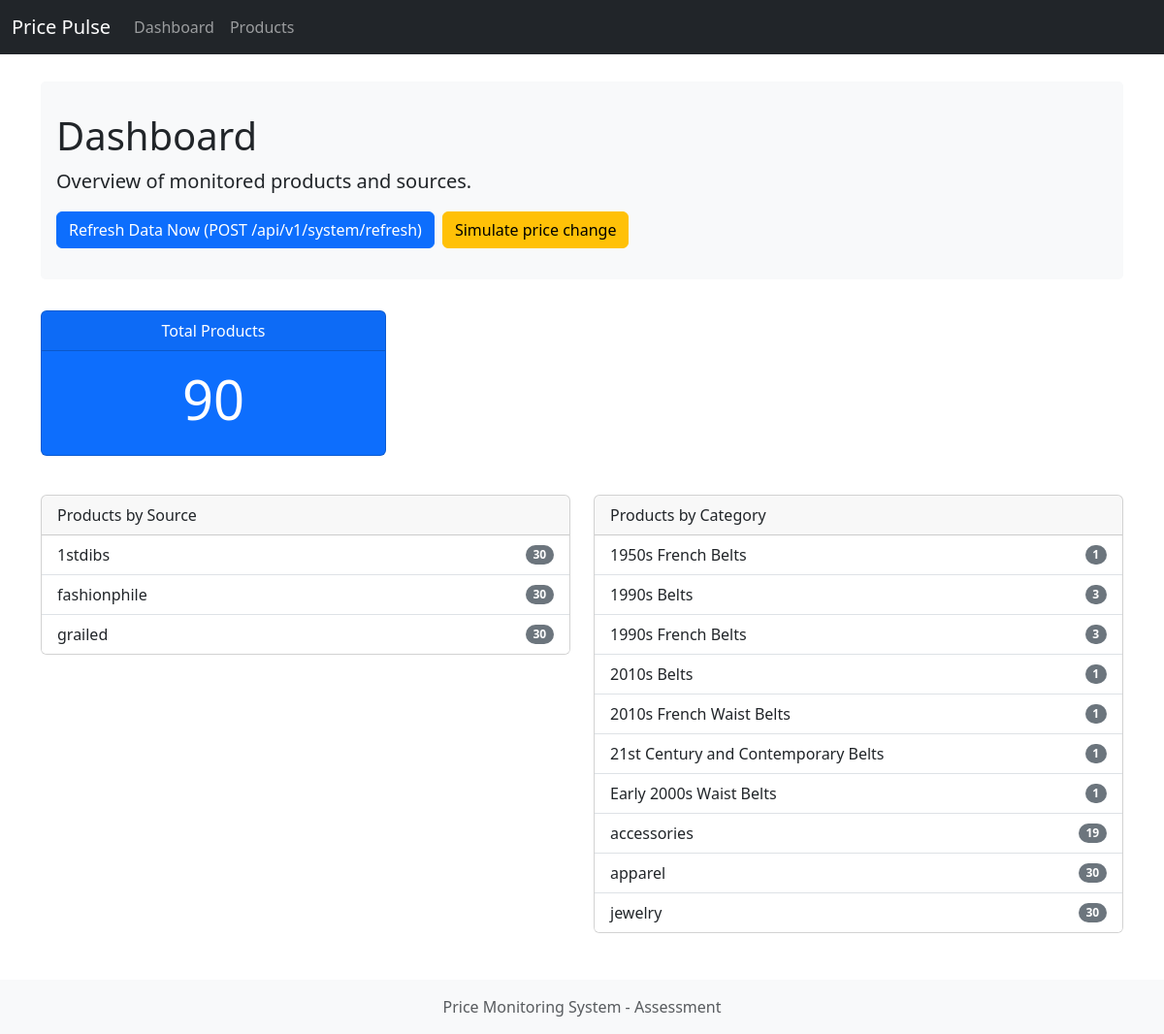
The page / on the database its author committed.
### models/product.py (models this page shows)
class Product(Base):
    __tablename__ = "products"
    id: Mapped[int] = mapped_column(primary_key=True, index=True)
    external_id: Mapped[str] = mapped_column(String, index=True)
    source: Mapped[str] = mapped_column(String, index=True, doc="e.g. 1stdibs, fashionphile")
    brand: Mapped[str] = mapped_column(String, index=True, nullable=True)
    title: Mapped[str] = mapped_column(String)  # renamed from 'model'
    category: Mapped[str | None] = mapped_column(String, nullable=True)
    condition: Mapped[str | None] = mapped_column(String, nullable=True)
    price: Mapped[float] = mapped_column(Float)
    currency: Mapped[str] = mapped_column(String, default="USD")
    url: Mapped[str] = mapped_column(String)  # renamed from 'product_url'
    image_url: Mapped[str | None] = mapped_column(String, nullable=True)
    is_sold: Mapped[bool] = mapped_column(Boolean, default=False)
    created_at: Mapped[datetime] = mapped_column(DateTime, default=lambda: datetime.now(timezone.utc))
    updated_at: Mapped[datetime] = mapped_column(DateTime, default=lambda: datetime.now(timezone.utc), onupdate=lambda: datetime.now(timezone.utc))
    last_seen_at: Mapped[datetime] = mapped_column(DateTime, default=lambda: datetime.now(timezone.utc))
    __table_args__ = (
        UniqueConstraint('external_id', 'source', name='uix_external_id_source'),
    )

### webapp/routes.py (the view)
@router.get("/")
async def dashboard_page(request: Request, db: AsyncSession = Depends(get_db)):
    source_stats_query = select(Product.source, func.count(Product.id)).group_by(Product.source)
    res_source = await db.execute(source_stats_query)
    by_source = {row[0]: row[1] for row in res_source.all()}
    cat_stats_query = select(Product.category, func.count(Product.id)).group_by(Product.category)
    res_cat = await db.execute(cat_stats_query)
    by_category = {row[0]: row[1] for row in res_cat.all()}
    total_products = sum(by_source.values())
    return templates.TemplateResponse(request=request, name="dashboard.html", context={
        "request": request,
        "total_products": total_products,
        "by_source": by_source,
        "by_category": by_category
    })

### templates/dashboard.html (shortened to what this page needs)
{% extends "base.html" %}
{% block content %}
<div class="hero">
    <h1>Dashboard</h1>
    <p class="lead">Overview of monitored products and sources.</p>
    <div class="d-flex gap-2">
        <button id="refreshBtn" class="btn btn-primary">Refresh Data Now (POST /api/v1/system/refresh)</button>
        <button id="simulateBtn" class="btn btn-warning">Simulate price change</button>
    </div>
</div>
<div class="row text-center mb-4">
    <div class="col-md-4">
        <div class="card text-white bg-primary mb-3">
            <div class="card-header">Total Products</div>
            <div class="card-body">
                <h5 class="card-title display-4">{{ total_products }}</h5>
            </div>
        </div>
    </div>
</div>
<div class="row">
    <div class="col-md-6">
        <div class="card">
            <div class="card-header">
                Products by Source
            </div>
            <ul class="list-group list-group-flush">
                {% for source, count in by_source.items() %}
                <li class="list-group-item d-flex justify-content-between align-items-center">
                    {{ source }}
                    <span class="badge bg-secondary rounded-pill">{{ count }}</span>
                </li>
                {% endfor %}
            </ul>
        </div>
    </div>
    <div class="col-md-6">
        <div class="card">
            <div class="card-header">
                Products by Category
            </div>
            <ul class="list-group list-group-flush">
                {% for category, count in by_category.items() %}
                <li class="list-group-item d-flex justify-content-between align-items-center">
                    {{ category }}
                    <span class="badge bg-secondary rounded-pill">{{ count }}</span>
                </li>
                {% endfor %}
            </ul>
        </div>
    </div>
</div>
{% endblock %}

### templates/base.html (style rules this page uses)
body { padding-top: 60px; }
.hero { background-color: #f8f9fa; padding: 2rem 1rem; border-radius: .3rem; margin-bottom: 2rem; }

### rows shown on the page
Product: source "1stdibs", id "30"
Product: category "accessories", id "19"

### other values the page prints
{{ total_products }} "90"
{{ source }} "fashionphile" "grailed"
{{ count }} "30" "30"
{{ category }} "1950s French Belts" "1990s Belts" "1990s French Belts" "2010s Belts" "2010s French Waist Belts" "21st Century and Contemporary Belts" "Early 2000s Waist Belts" "apparel" "jewelry"
{{ count }} "1" "3" "3" "1" "1" "1" "1" "30" "30"
